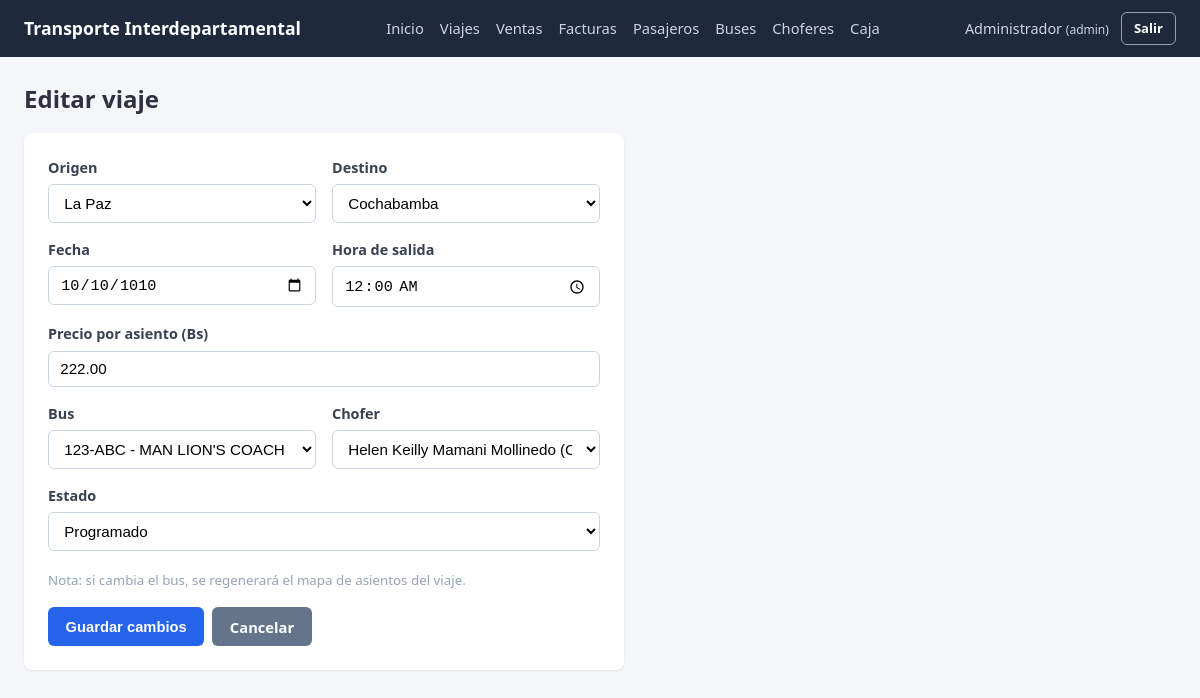
The app's page /viajes/editar/2 (signed in) with its own data.
### app/models/viaje.py (models this page shows, shortened)
class Viaje(db.Model):
    __tablename__ = "viaje"
    id_viaje = db.Column(db.Integer, primary_key=True, autoincrement=True)
    origen = db.Column(db.String(100), nullable=False)
    destino = db.Column(db.String(100), nullable=False)
    fecha_viaje = db.Column(db.Date, nullable=False)
    hora_salida = db.Column(db.Time, nullable=False)
    precio = db.Column(db.Numeric(10, 2), nullable=False, default=0)
    id_bus = db.Column(db.Integer, db.ForeignKey("bus.id_bus"), nullable=False)
    id_chofer = db.Column(db.Integer, db.ForeignKey("chofer.id_chofer"), nullable=False)
    estado = db.Column(db.String(20), nullable=False, default="programado")  # programado | finalizado | cancelado
    viaje_asientos = db.relationship("ViajeAsiento", backref="viaje", cascade="all, delete-orphan")
    ventas = db.relationship("Venta", backref="viaje")
    @property
    def tiene_ventas(self):
        return any(v.estado != "anulada" for v in self.ventas)

### app/models/bus.py (models this page shows, shortened)
class Bus(db.Model):
    __tablename__ = "bus"
    id_bus = db.Column(db.Integer, primary_key=True, autoincrement=True)
    placa = db.Column(db.String(20), nullable=False, unique=True)
    modelo = db.Column(db.String(50), nullable=False)
    capacidad = db.Column(db.Integer, nullable=False)
    activo = db.Column(db.Boolean, nullable=False, default=True)
    asientos = db.relationship("Asiento", backref="bus", cascade="all, delete-orphan")
    viajes = db.relationship("Viaje", backref="bus")

### app/models/chofer.py (models this page shows, shortened)
class Chofer(db.Model):
    __tablename__ = "chofer"
    id_chofer = db.Column(db.Integer, primary_key=True, autoincrement=True)
    ci = db.Column(db.String(20), nullable=False, unique=True)
    nombres = db.Column(db.String(100), nullable=False)
    apellidos = db.Column(db.String(100), nullable=False)
    licencia = db.Column(db.String(30), nullable=False)
    telefono = db.Column(db.String(20))
    activo = db.Column(db.Boolean, nullable=False, default=True)
    viajes = db.relationship("Viaje", backref="chofer")
    @property
    def nombre_completo(self):
        return f"{self.nombres} {self.apellidos}"

### app/routes/viajes.py (the view, shortened to what this page needs)
@viajes_bp.route("/editar/<int:id_viaje>", methods=["GET", "POST"])
@login_required
def editar(id_viaje):
    viaje = viaje_service.obtener_viaje(id_viaje)
    buses = bus_service.listar_buses()
    choferes = chofer_service.listar_choferes()
    if viaje.tiene_ventas:
        flash("Este viaje ya tiene ventas registradas y no puede ser editado. Solo se permiten rebajas.", "warning")
        return redirect(url_for("viajes.listar"))
    return render_template("viajes/editar.html", viaje=viaje, buses=buses, choferes=choferes,departamentos=departamentos)

### app/services/bus_service.py (called while the page is built)
def listar_buses():
    return Bus.query.order_by(Bus.id_bus.desc()).all()

### app/services/chofer_service.py (called while the page is built)
def listar_choferes():
    return Chofer.query.order_by(Chofer.id_chofer.desc()).all()

### app/services/viaje_service.py (called while the page is built)
def obtener_viaje(id_viaje):
    return Viaje.query.get_or_404(id_viaje)

### app/utils/auth.py (called while the page is built)
def login_required(view_func):
    @wraps(view_func)
    def wrapper(*args, **kwargs):
        if "id_usuario" not in session:
            flash("Debes iniciar sesión para continuar.", "warning")
            return redirect(url_for("auth.login"))
        return view_func(*args, **kwargs)
    return wrapper

### templates/viajes/editar.html (shortened to what this page needs)
{% extends "base.html" %}
{% block content %}
<h2 class="mb-2">Editar viaje</h2>
<div class="card" style="max-width:600px;">
    <form method="POST">
        <div class="form-row">
            <div class="form-group">
                <label for="origen">Origen</label>
                <select id="origen" name="origen" required>
                    {% for d in departamentos %}
                        <option value="{{ d }}" {% if viaje.origen == d %}selected{% endif %}>
                            {{ d }}
                        </option>
                    {% endfor %}
                </select>
            </div>
            <div class="form-group">
                <label for="destino">Destino</label>
                <select id="destino" name="destino" required>
                    {% for d in departamentos %}
                        <option value="{{ d }}" {% if viaje.destino == d %}selected{% endif %}>
                            {{ d }}
                        </option>
                    {% endfor %}
                </select>
            </div>
        </div>
        <div class="form-row">
            <div class="form-group">
                <label for="fecha_viaje">Fecha</label>
                <input type="date" id="fecha_viaje" name="fecha_viaje" required value="{{ viaje.fecha_viaje.strftime('%Y-%m-%d') }}">
            </div>
            <div class="form-group">
                <label for="hora_salida">Hora de salida</label>
                <input type="time" id="hora_salida" name="hora_salida" required value="{{ viaje.hora_salida.strftime('%H:%M') }}">
            </div>
        </div>
        <div class="form-group">
            <label for="precio">Precio por asiento (Bs)</label>
            <input type="number" id="precio" name="precio" step="0.01" min="0.01" required value="{{ viaje.precio }}">
        </div>
        <div class="form-row">
            <div class="form-group">
                <label for="id_bus">Bus</label>
                <select id="id_bus" name="id_bus" required>
                    {% for bus in buses %}
                    <option value="{{ bus.id_bus }}" {% if bus.id_bus == viaje.id_bus %}selected{% endif %}>
                        {{ bus.placa }} - {{ bus.modelo }} ({{ bus.capacidad }} asientos)
                    </option>
                    {% endfor %}
                </select>
            </div>
            <div class="form-group">
                <label for="id_chofer">Chofer</label>
                <select id="id_chofer" name="id_chofer" required>
                    {% for chofer in choferes %}
                    <option value="{{ chofer.id_chofer }}" {% if chofer.id_chofer == viaje.id_chofer %}selected{% endif %}>
                        {{ chofer.nombre_completo }} (CI: {{ chofer.ci }})
                    </option>
                    {% endfor %}
                </select>
            </div>
        </div>
        <div class="form-group">
            <label for="estado">Estado</label>
            <select id="estado" name="estado" required>
                <option value="programado" {% if viaje.estado == "programado" %}selected{% endif %}>Programado</option>
            </select>
        </div>
        <small class="text-muted">Nota: si cambia el bus, se regenerará el mapa de asientos del viaje.</small>
        <div class="btn-group mt-2">
            <button type="submit" class="btn btn-primary">Guardar cambios</button>
            <a href="{{ url_for('viajes.listar') }}" class="btn btn-secondary">Cancelar</a>
        </div>
    </form>
</div>
{% endblock %}

### static/css/style.css (style rules this page uses)
* { box-sizing: border-box; margin: 0; padding: 0; }
body { font-family: 'Segoe UI', Tahoma, Geneva, Verdana, sans-serif; background-color: #f4f6f9; color: #2d3142; line-height: 1.5; }
a { color: #2563eb; text-decoration: none; }
.card { background: #fff; border-radius: 8px; box-shadow: 0 1px 3px rgba(0,0,0,0.08); padding: 1.5rem; margin-bottom: 1.5rem; }
.form-group { margin-bottom: 1rem; }
label { display: block; margin-bottom: 0.35rem; font-weight: 600; font-size: 0.9rem; color: #374151; }
input, select, textarea { width: 100%; padding: 0.55rem 0.7rem; border: 1px solid #cbd5e1; border-radius: 6px; font-size: 0.95rem; background-color: #fff; }
.form-row { display: flex; gap: 1rem; flex-wrap: wrap; }
.form-row > .form-group { flex: 1; min-width: 180px; }
.btn { display: inline-block; padding: 0.55rem 1.1rem; border: none; border-radius: 6px; font-size: 0.92rem; font-weight: 600; cursor: pointer; text-align: center; transition: background 0.15s ease; }
.btn-primary { background-color: #2563eb; color: #fff; }
.btn-secondary { background-color: #64748b; color: #fff; }
.btn-group { display: flex; gap: 0.5rem; flex-wrap: wrap; }
.text-muted { color: #94a3b8; }
.mt-2 { margin-top: 1rem; }
.mb-2 { margin-bottom: 1rem; }

### records on screen
Viaje: origen "La Paz", destino "Cochabamba", fecha_viaje "10/10/1010", hora_salida "00:00", precio "222.00", id_bus "123-ABC - MAN LION'S COACH E (40 asientos)", id_chofer "Helen Keilly Mamani Mollinedo (CI: 16564359)", estado "Programado"

### other values on screen
{{ session.nombre }} "Administrador"
{{ session.rol }} "admin"
